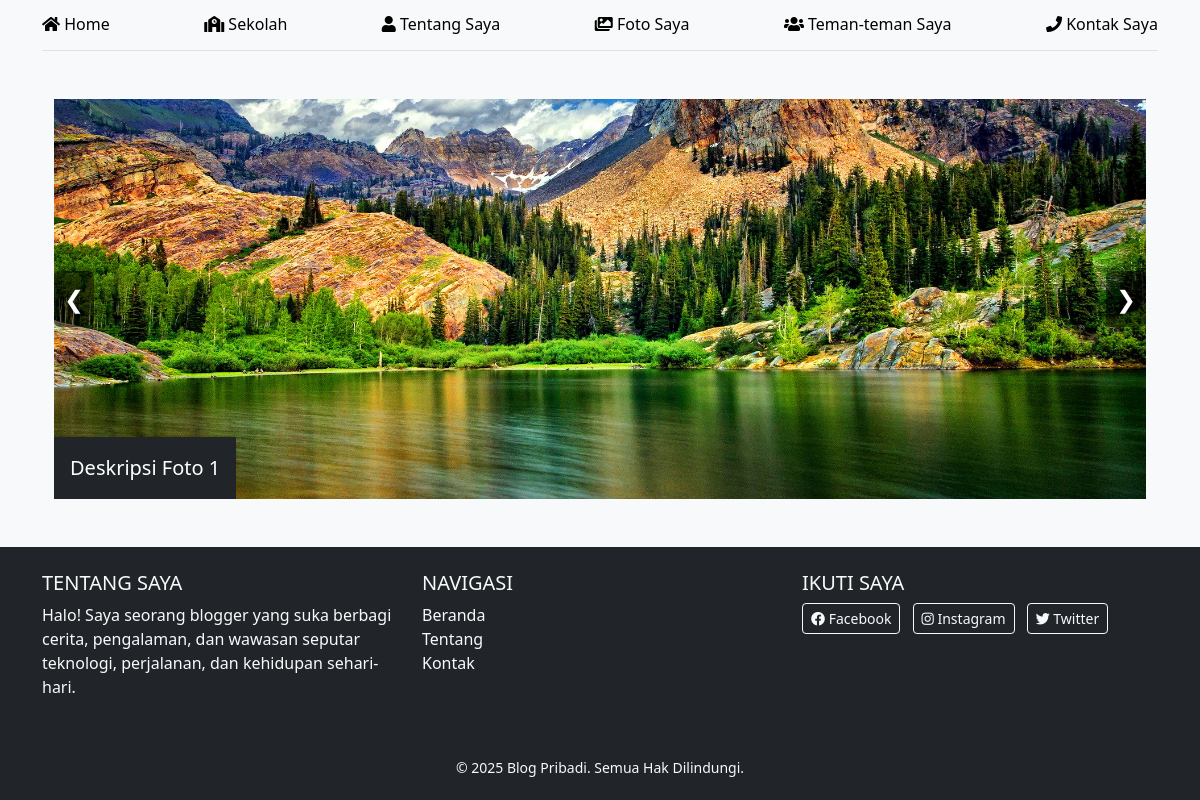
The app's page /app/src/foto.php, older data.
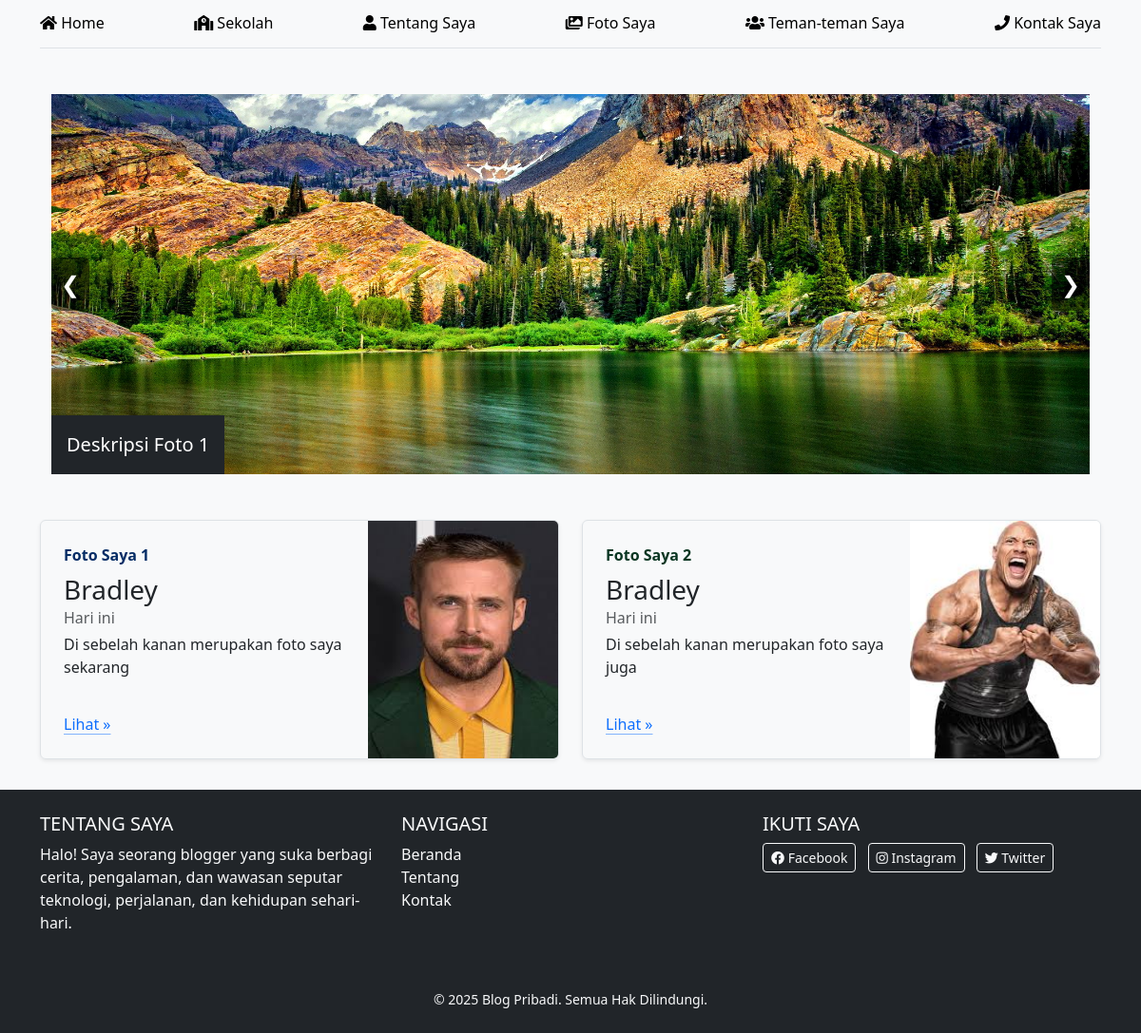
The same page, newer data.
### tables this page shows
CREATE TABLE `contents` (
  `id` int unsigned NOT NULL AUTO_INCREMENT,
  `title` varchar(160) DEFAULT NULL,
  `slug` varchar(120) DEFAULT NULL,
  `body` mediumtext,
  `created` timestamp NULL DEFAULT CURRENT_TIMESTAMP,
  PRIMARY KEY (`id`)
);

### app/src/model/tcontent.php (called while the page is built, shortened)
<?php
require_once(__DIR__ . '/../helper/dbconn.php');
function getContentBySlug($slug) {
    global $conn;
    $sql = "SELECT * FROM contents WHERE slug = '$slug'";
    $result = $conn->query($sql);
    return $result;
}

### app/src/foto.php (the view, shortened to what this page needs)
<?php
include './banner.php';
require_once './model/tcontent.php';
$content = getContentBySlug('foto-saya');
?>
<?php
    if ($content->num_rows > 0) {
        while ($row = $content->fetch_assoc()) {
            echo $row['body'];
        }
    }
    ?>
<?php
$content = ob_get_clean();
include 'layout.php';
?>

### app/src/banner.php (shortened to what this page needs)
<div class="container my-5">
    <div id="slideshow" class="position-relative">
        <div class="slide position-absolute w-100">
            <img src="/img/blue.png" class="w-100 h-100 object-fit-cover" alt="Foto 1">
            <div class="caption position-absolute bottom-0 start-0 bg-dark text-white p-3">
                Deskripsi Foto 1
            </div>
        </div>
        <button class="prev position-absolute top-50 start-0 translate-middle-y btn btn-dark">
            &#10094;
        </button>
        <button class="next position-absolute top-50 end-0 translate-middle-y btn btn-dark">
            &#10095;
        </button>
    </div>
</div>

### app/src/layout.php (shortened to what this page needs)
<!DOCTYPE html>
<html lang="en">
<head>
    <link rel="stylesheet" href="css/bootstrap.min.css">
    <link rel="stylesheet" href="css/styles.css">
    <link rel="stylesheet" href="fontawesome/css/all.min.css">
</head>
<body>
    <div class="container">
        <?php
        include "./header.php";
        ?>
    </div>
    <section class="main container">
        <?php
        echo $content;
        ?>
    </section>
    <footer class="bg-dark text-light py-4">
        <?php
        include "./footer.php";
        ?>
    </footer>
</body>
</html>

### app/src/header.php (shortened to what this page needs)
<header class="nav-scroller py-1 mb-3 border-bottom">
  <nav class="nav nav-underline justify-content-between">
    <?php
    $chome = $csekolah = $cabout = $cfoto = $cteman = "";
    ?>
    <a class="nav-item nav-link link-body-emphasis <?php echo $chome; ?>" href="/"><i class="fas fa-home"></i> Home</a>
    <a class="nav-item nav-link link-body-emphasis <?php echo $csekolah; ?>" href="sekolah.php"><i class="fas fa-school"></i>&nbsp;Sekolah</a>
    <a class="nav-item nav-link link-body-emphasis <?php echo $cabout; ?>" href="about.php"><i class="fas fa-user"></i>&nbsp;Tentang Saya</a>
    <a class="nav-item nav-link link-body-emphasis <?php echo $cfoto; ?>" href="foto.php"><i class="fas fa-images"></i>&nbsp;Foto Saya</a>
    <a class="nav-item nav-link link-body-emphasis <?php echo $cteman; ?>" href="teman.php"><i class="fas fa-users"></i>&nbsp;Teman-teman Saya</a>
    <a class="nav-item nav-link link-body-emphasis <?php echo $ckontak; ?>" href="kontak.php"><i class="fas fa-phone"></i>&nbsp;Kontak Saya</a>
  </nav>
</header>

### app/src/footer.php
<div class="container">
    <div class="row">
        <div class="col-md-4 mb-3">
            <h5 class="text-uppercase">Tentang Saya</h5>
            <p>Halo! Saya seorang blogger yang suka berbagi cerita, pengalaman, dan wawasan seputar teknologi,
                perjalanan, dan kehidupan sehari-hari.</p>
        </div>
        <div class="col-md-4 mb-3">
            <h5 class="text-uppercase">Navigasi</h5>
            <ul class="list-unstyled">
                <li><a href="/" class="text-light text-decoration-none">Beranda</a></li>
                <li><a href="/about.php" class="text-light text-decoration-none">Tentang</a></li>
                <li><a href="/kontak.php" class="text-light text-decoration-none">Kontak</a></li>
            </ul>
        </div>
        <div class="col-md-4 mb-3">
            <h5 class="text-uppercase">Ikuti Saya</h5>
            <a href="https://facebook.com" target="_blank" class="btn btn-outline-light btn-sm me-2">
            <i class="fab fa-facebook"></i> Facebook
            </a>
            <a href="https://instagram.com" target="_blank" class="btn btn-outline-light btn-sm me-2">
                <i class="fab fa-instagram"></i> Instagram
            </a>
            <a href="https://twitter.com" target="_blank" class="btn btn-outline-light btn-sm">
                <i class="fab fa-twitter"></i> Twitter
            </a>
        </div>
    </div>
    <div class="text-center mt-4">
        <small>&copy; 2025 Blog Pribadi. Semua Hak Dilindungi.</small>
    </div>
</div>

### app/public/css/styles.css (style rules this page uses)
body { background-color: #f8f9fa; }
#slideshow { position: relative; max-width: 100%; height: 400px; overflow: hidden; }
.slide { display: none; position: absolute; width: 100%; height: 100%; }
.caption { font-size: 20px; }
.prev, .next { position: absolute; top: 50%; padding: 10px; font-size: 24px; color: white; background-color: rgba(0, 0, 0, 0.5); border: none; cursor: pointer; z-index: 2; transition: background-color 0.3s ease; }
.object-fit-cover { object-fit: cover; }

Row changes from the older to the newer data that the page shows:
added contents: body "Foto Saya 1 Bradley Hari ini Di sebelah kanan merupakan foto saya sekarang Lihat » Foto Saya 2 Bradley Hari ini Di sebelah kanan merupakan foto saya juga Lihat »", body (picture)
